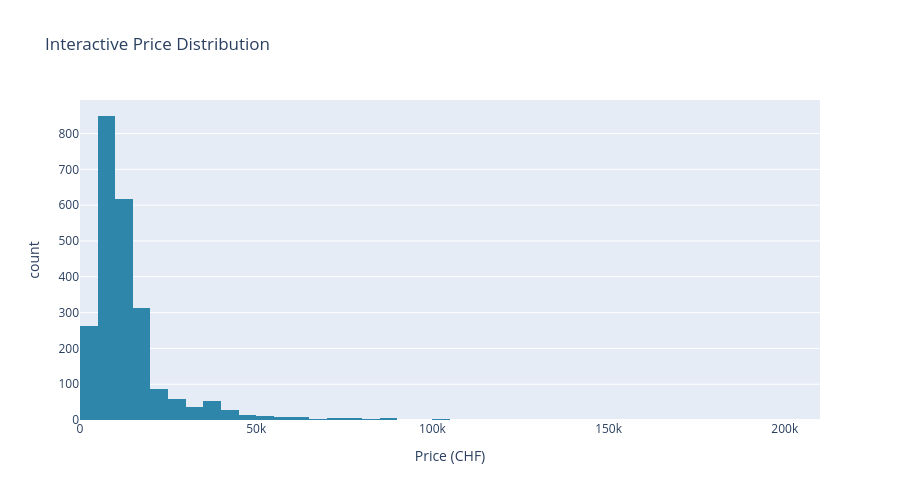

Source (notebook cell):
### Markdown cell above
## 6. Interactive Plotly Visualizations

### Code cell
# Interactive price distribution
fig = px.histogram(df, x='price', nbins=50,
                   title='Interactive Price Distribution',
                   labels={'price': 'Price (CHF)'},
                   color_discrete_sequence=['#2E86AB'])
fig.update_layout(showlegend=False, height=500)
fig.show()

### Figure 1 — Plotly figure (JSON) as saved in the notebook; plotly's stock layout.template omitted (floating-point values rounded to 4 significant figures; data arrays with more than 128 entries replaced by an {"elided": "..."} marker saying what was removed)
{"data": [{"bingroup": "x", "hovertemplate": "Price (CHF)=%{x}<br>count=%{y}<extra></extra>", "legendgroup": "", "marker": {"color": "#2E86AB", "pattern": {"shape": ""}}, "name": "", "nbinsx": 50, "orientation": "v", "showlegend": false, "type": "histogram", "x": {"elided": "2373 float values"}, "xaxis": "x", "yaxis": "y"}], "layout": {"barmode": "relative", "height": 500, "legend": {"tracegroupgap": 0}, "showlegend": false, "title": {"text": "Interactive Price Distribution"}, "xaxis": {"anchor": "y", "domain": [0, 1], "title": {"text": "Price (CHF)"}}, "yaxis": {"anchor": "x", "domain": [0, 1], "title": {"text": "count"}}}}
